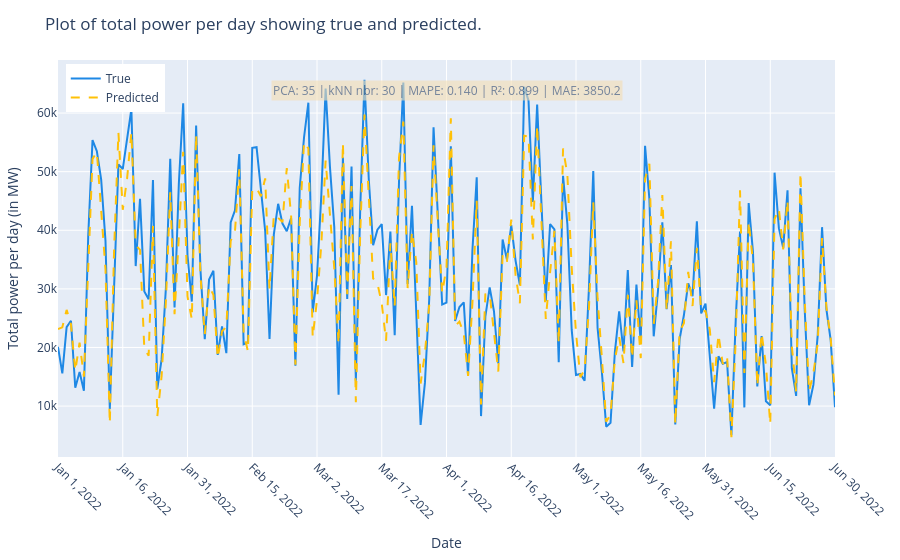
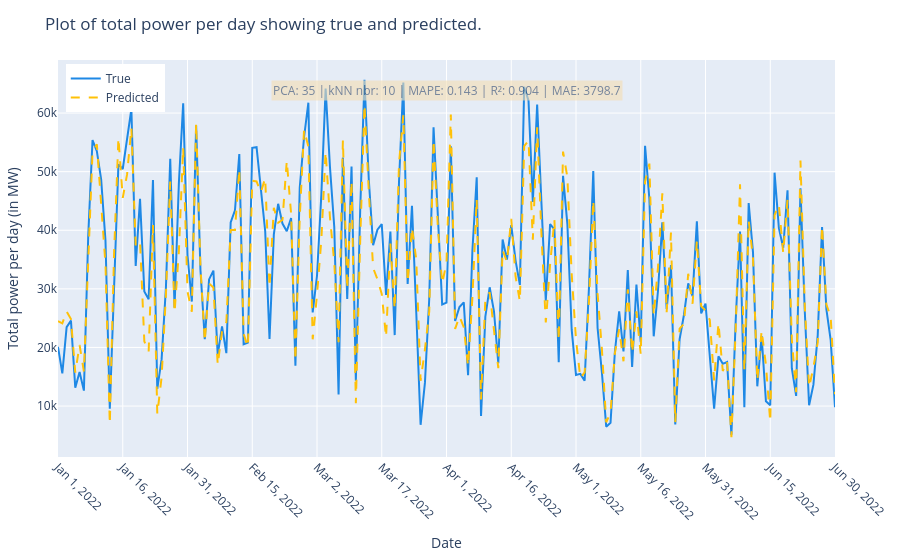
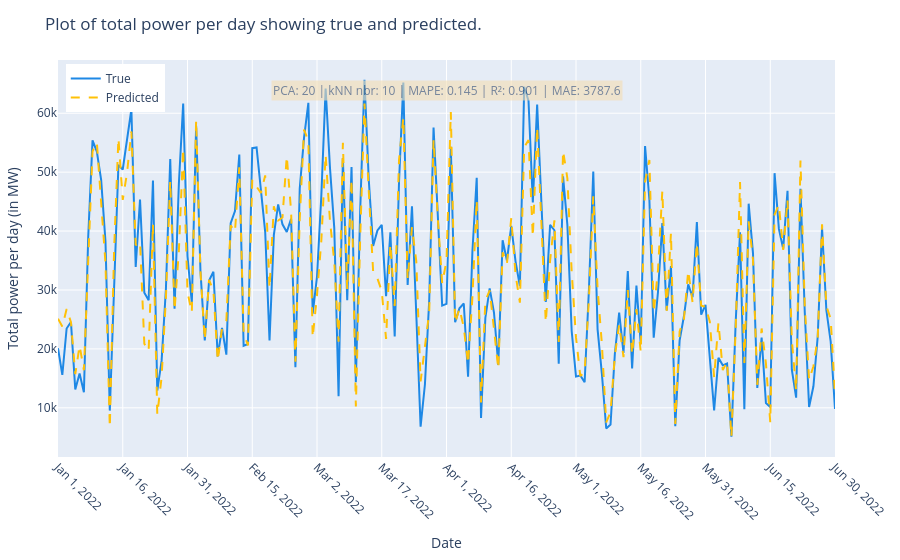

Notebook source saved alongside these figures, in order:
### Code cell
cv_multiple.run()

### Figure 1 — Plotly figure (JSON) as saved in the notebook; plotly's stock layout.template omitted (floating-point values rounded to 4 significant figures; data arrays with more than 128 entries replaced by an {"elided": "..."} marker saying what was removed)
{"data": [{"line": {"color": "#1E88E5"}, "mode": "lines", "name": "True", "type": "scatter", "x": {"elided": "181 str values"}, "y": {"elided": "181 int values"}}, {"line": {"color": "#FFC107", "dash": "dash"}, "mode": "lines", "name": "Predicted", "type": "scatter", "x": {"elided": "181 str values"}, "y": {"elided": "181 float values"}}], "layout": {"annotations": [{"align": "left", "bgcolor": "wheat", "font": {"size": 12}, "opacity": 0.6, "showarrow": false, "text": "PCA: 35 | kNN nbr: 30 | MAPE: 0.140 | R²: 0.899 | MAE: 3850.2", "x": 0.5, "xref": "paper", "y": 0.95, "yref": "paper"}], "legend": {"x": 0.01, "y": 0.99}, "margin": {"b": 60, "l": 40, "r": 20, "t": 60}, "title": {"text": "Plot of total power per day showing true and predicted."}, "xaxis": {"tickangle": 45, "tickvals": ["2022-01-01T00:00:00", "2022-01-16T00:00:00", "2022-01-31T00:00:00", "2022-02-15T00:00:00", "2022-03-02T00:00:00", "2022-03-17T00:00:00", "2022-04-01T00:00:00", "2022-04-16T00:00:00", "2022-05-01T00:00:00", "2022-05-16T00:00:00", "2022-05-31T00:00:00", "2022-06-15T00:00:00", "2022-06-30T00:00:00"], "title": {"text": "Date"}}, "yaxis": {"title": {"text": "Total power per day (in MW)"}}}}

### Figure 2 — Plotly figure (JSON) as saved in the notebook; plotly's stock layout.template omitted (floating-point values rounded to 4 significant figures; data arrays with more than 128 entries replaced by an {"elided": "..."} marker saying what was removed)
{"data": [{"line": {"color": "#1E88E5"}, "mode": "lines", "name": "True", "type": "scatter", "x": {"elided": "181 str values"}, "y": {"elided": "181 int values"}}, {"line": {"color": "#FFC107", "dash": "dash"}, "mode": "lines", "name": "Predicted", "type": "scatter", "x": {"elided": "181 str values"}, "y": {"elided": "181 float values"}}], "layout": {"annotations": [{"align": "left", "bgcolor": "wheat", "font": {"size": 12}, "opacity": 0.6, "showarrow": false, "text": "PCA: 35 | kNN nbr: 10 | MAPE: 0.143 | R²: 0.904 | MAE: 3798.7", "x": 0.5, "xref": "paper", "y": 0.95, "yref": "paper"}], "legend": {"x": 0.01, "y": 0.99}, "margin": {"b": 60, "l": 40, "r": 20, "t": 60}, "title": {"text": "Plot of total power per day showing true and predicted."}, "xaxis": {"tickangle": 45, "tickvals": ["2022-01-01T00:00:00", "2022-01-16T00:00:00", "2022-01-31T00:00:00", "2022-02-15T00:00:00", "2022-03-02T00:00:00", "2022-03-17T00:00:00", "2022-04-01T00:00:00", "2022-04-16T00:00:00", "2022-05-01T00:00:00", "2022-05-16T00:00:00", "2022-05-31T00:00:00", "2022-06-15T00:00:00", "2022-06-30T00:00:00"], "title": {"text": "Date"}}, "yaxis": {"title": {"text": "Total power per day (in MW)"}}}}

### Figure 3 — Plotly figure (JSON) as saved in the notebook; plotly's stock layout.template omitted (floating-point values rounded to 4 significant figures; data arrays with more than 128 entries replaced by an {"elided": "..."} marker saying what was removed)
{"data": [{"line": {"color": "#1E88E5"}, "mode": "lines", "name": "True", "type": "scatter", "x": {"elided": "181 str values"}, "y": {"elided": "181 int values"}}, {"line": {"color": "#FFC107", "dash": "dash"}, "mode": "lines", "name": "Predicted", "type": "scatter", "x": {"elided": "181 str values"}, "y": {"elided": "181 float values"}}], "layout": {"annotations": [{"align": "left", "bgcolor": "wheat", "font": {"size": 12}, "opacity": 0.6, "showarrow": false, "text": "PCA: 20 | kNN nbr: 10 | MAPE: 0.145 | R²: 0.901 | MAE: 3787.6", "x": 0.5, "xref": "paper", "y": 0.95, "yref": "paper"}], "legend": {"x": 0.01, "y": 0.99}, "margin": {"b": 60, "l": 40, "r": 20, "t": 60}, "title": {"text": "Plot of total power per day showing true and predicted."}, "xaxis": {"tickangle": 45, "tickvals": ["2022-01-01T00:00:00", "2022-01-16T00:00:00", "2022-01-31T00:00:00", "2022-02-15T00:00:00", "2022-03-02T00:00:00", "2022-03-17T00:00:00", "2022-04-01T00:00:00", "2022-04-16T00:00:00", "2022-05-01T00:00:00", "2022-05-16T00:00:00", "2022-05-31T00:00:00", "2022-06-15T00:00:00", "2022-06-30T00:00:00"], "title": {"text": "Date"}}, "yaxis": {"title": {"text": "Total power per day (in MW)"}}}}
